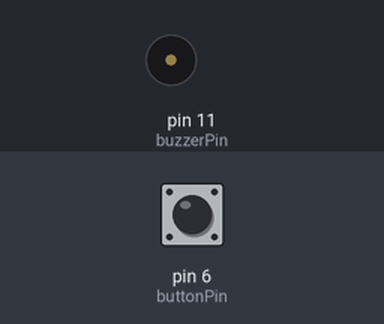
Recording of a sketch running on a simulated Arduino Uno, built with avr-gcc and run on an emulated ATmega328P. Shown: buzzer (waves = sounding). The inputs (shaded band) are chosen by the test bench; at power-on: pin 6 (buttonPin) HIGH.

Above: at 1.2 s.
1.3 s: pin 6 (buttonPin) pulled LOW for 0.15 s
At 1.42 s:
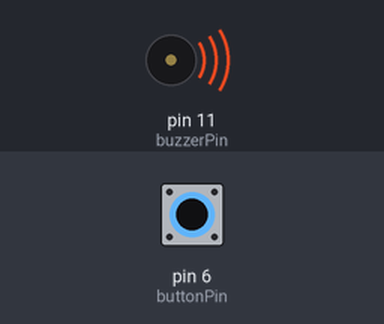
3.0 s: pin 6 (buttonPin) pulled LOW for 1 s
At 4.9 s:
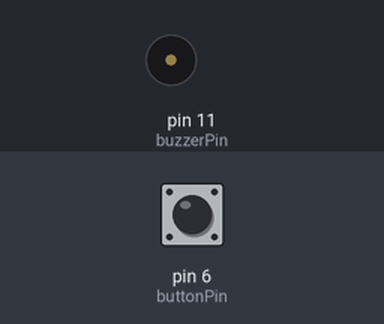
5.5 s: pin 6 (buttonPin) pulled LOW for 3.2 s
At 7.0 s:
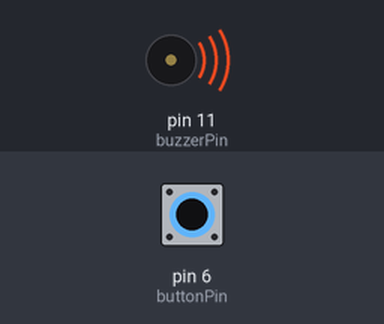
Timing chart, 0 to 10.3 s (numbered marks = the images above; inputs shaded):
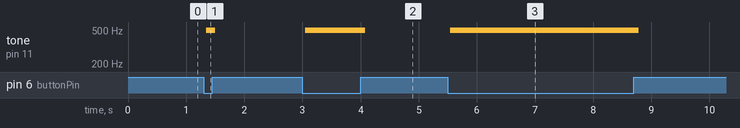

Measured:
- after the input at 1.3 s, tone on pin 11 (buzzerPin): silent → 495 Hz at once, → silent 0.16 s later
- after the input at 3.0 s, tone on pin 11 (buzzerPin): silent → 495 Hz at once, → silent 1.0 s later
- after the input at 5.5 s, tone on pin 11 (buzzerPin): silent → 495 Hz at once, → silent 3.2 s later

The sketch:

05a_button_buzzer.ino
```cpp
int buttonPin = 6;   // the number of the pushbutton pin
int buzzerPin = 11;  // the number of the buzzer pin

void setup() {
  pinMode(buttonPin, INPUT_PULLUP);  // set buttonPin as input with pull-up resistor

  // By enabling the internal pull-up resistor on the input pin using the INPUT_PULLUP option, the pin is connected to a high voltage level (usually 5V), which ensures that when the button is not pressed, the input is read as high (logical 1). When the button is pressed, the input is connected to ground (0V) and the pin reads low (logical 0). So, using INPUT_PULLUP ensures a more stable input reading in digital circuits with buttons, as the pin is not floating and its level is well-defined.

  pinMode(buzzerPin, OUTPUT);  // set buzzerPin as output
}

void loop() {
  unsigned char i;                      //define variable
  if (digitalRead(buttonPin) == LOW) {  // check if button is pressed
    for (i = 0; i < 10; i++)            // output sound
    {
      digitalWrite(buzzerPin, HIGH);  // sound
      delay(1);                    //delay, the longer the delay, the lower the pitch
      digitalWrite(buzzerPin, LOW);   //not sound
      delay(1);                    //ms delay
    }
  }
}
```
